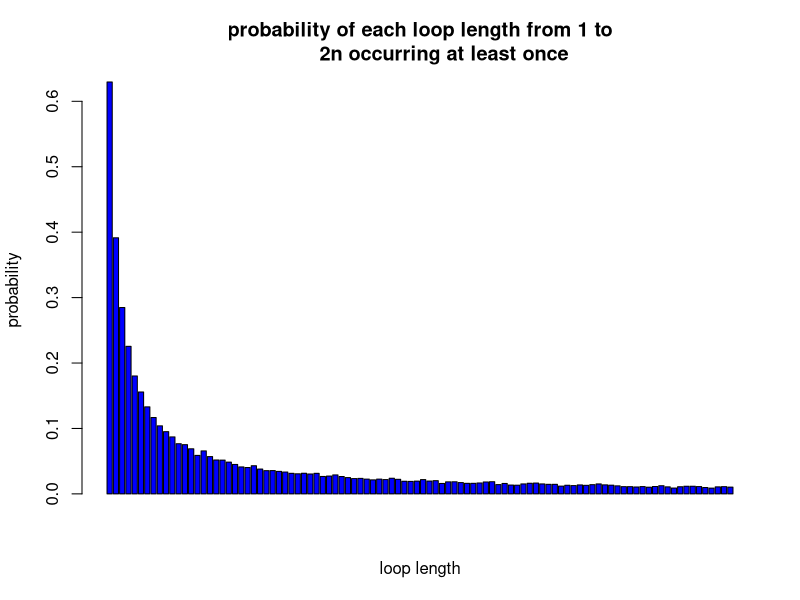

The R script that drew this image:





# Question 1

Pone <- function(n,k,strategy, nreps){ #A function to calculate the probability that one prisoner finds his number 
  #given n- number of tries(max number of boxes he can open), k-prisoner's number, the strategy and number of iterations
  N <- 2*n 
  results = rep(0,nreps)  #initialise vector of results
  if(strategy != 3){  #for strategies except strategy 3 (that is, 1 and 2)
    for(i in 1:nreps) {  #loop over nreps
      boxes = sample(1:N,N) #sample boxes
     #we have 2*n prisoners
      foundIt = 0 #initialise number of prisoners who found their numbers
      #loop over prisoners
        tries = 1
        if(strategy == 1){  #consider a strategy 1
          path = c(k) #keep track of the path of a prisoner
          inBox = boxes[k] # prisoner opens a box with his number
        }else if(strategy == 2){ #consider a strategy 2
          path = c(sample(1:N,1)) #sample random box  
          inBox = boxes[path]  #firstly prisoner opens a random box
        }
        while(tries <= n) { #prisoners can open at most n boxes
          path = c(path, inBox) 		#keep track of a path	 			
          if(inBox == k) { 	#check if the number inside of the box coincides with the prisoner's number		
            foundIt = foundIt + 1   #if yes then update foundIt
            break; 			} 
          else { 					
            inBox = boxes[inBox] 			} #if no, then follow this number in the next box
          tries = tries+1 		} 		 		#update number of tries
      
      results[i] = foundIt  #how many prisoners found their numbers
    }
  }else{ #strategy3
    for(i in 1:nreps) {
      inboxes <- sample(1:N,N)[1:n]
      results[i] <- match(k,inboxes)
      results <- length(results[which(is.na(results)== FALSE)])
    }       
  }
  
  prob = sum(results)/(nreps)
  
  return(prob)
}


# Question 2

Pall <- function(n, strategy, nreps){#A function to calculate the probability of all prisoners finding their numbers given #given n -number of tries(max of boxes they can open), the strategy and number of iterations
  N <- 2*n #number of prsioners
  results = rep(0,nreps) #initialising results to 0
  if(strategy != 3){ #consider a strategy different from 3, that is, strategies 1 and 2
    for(i in 1:nreps) { #loop over iterations
      boxes = sample(1:N,N) #sample boxes
      prisoners = 1:N #we have N prisoners
      foundIt = 0 #initialising number of prisoners who found their numbers to zero
      for(prisoner in prisoners) {#loop over all prisoners
        tries = 1 
        
        if(strategy == 1){ #consider strategy1
        path = c(prisoner) #keep track of a path of a prisoner
        inBox = boxes[prisoner] #prisoner opens the box with his number on it
        }else if(strategy == 2){ #consider strategy2
          path = c(sample(1:N,1)) #sample boxes
          inBox = boxes[path]#keep track of a path of a prisoner
        }
        
        while(tries <= n) { #while prisoner does not open at most n boxes
          path = c(path, inBox) #keep track of the path of a prisoner			 			
          if(inBox == prisoner) { 	#check if the card inside of a box coincides with the prisoner's number			
            foundIt = foundIt + 1 	#if yes, update	foundIt		
            break; 			} 
          else { 					
            inBox = boxes[inBox] 			} #if no, follow this number in the next box				
          tries = tries+1 		} 		#update tries 		
      }
      
      
      results[i] = foundIt #gives overall result of all prisoners who found their numbers 
    }
  }else{
    for(i in 1:nreps) {#loop over iterations
      prisoners <- 1:N #we have N prisoners
      temp <- numeric(N)
      
      for(j in prisoners){
        inboxes <- sample(1:N,N)[1:n]
        temp[j] <- match(j,inboxes)
      }
      temp <- na.omit(temp)
      results[i] <- N-length(attributes(temp)$na.action)
    }
    
    
  }
  
  prob = length(which(results==2*n))/nreps
  
  return(prob)
}



success_prob <- function(n,nreps){ 
  for (strategy in 1:3){ #loop over the strategies
    cat('In strategy', strategy,':',fill = TRUE)
    cat(" P(a single prisoner's success)=", {Pone(n,1,strategy,nreps)},fill = TRUE)
    cat(" P(all prisoners' success)=", {Pall(n,strategy,nreps)},fill = TRUE)
  }
}
success_prob(5,10000)
success_prob(50,10000)
# In strategy 1, the probability of all prisoners getting free is 30.63%, but in other two strategies, the probabilities that they will be free are 0.



# Question 6 

dloop <- function(n, nreps){ #creating the function dloop that takes number of boxes and number of iterations
  count_0 = rep(0, n*2) # initialise vector of length 2*n
  
  for (reps in 1:nreps){ #loop over nreps
    count_1 = rep(0, n*2) #initialise vector counting length of a loop 
    boxes = sample(n*2,n*2) #sample boxes 
    numbered_boxes <- boxes 
    
    iteration_num = c() #initialising vector of numbers we will perform iterations over
    for (k in 1:(2*n)){ #loop over 2*n boxes 
      cycles = c() 
      if ((k %in% iteration_num) == FALSE){  #check if k coincides with the numbers over which we perform iterations
        cycles = append(cycles, k) #if not then append this value to that loop
        next_box = boxes[k] #follow the prisoner's number in next box
        while (next_box != k){ #we append the next boxes to the cycle until in one of the boxes we find the prisoner's number
                               #if we find the number the cycle is closed and we are done
          cycles = append(cycles, next_box)
          next_box =numbered_boxes[next_box]
        }
        count_1[length(cycles)]=count_1[length(cycles)]+1 # count  number of boxes in cycles
        iteration_num = append(iteration_num, cycles)
      }
    }
    index_0 = grep(0, count_1)
    count_0[index_0]=count_0[index_0]+1
  }
  prob_0 <- count_0/nreps #probability of a non-repeated loops (0 time)
  prob_1 <- 1- prob_0 #probability of an each loop 1:2n at least once
  return(prob_1)
}

prob <- dloop(50, 10000) 
barplot(prob,ylab = 'probability',xlab = 'loop length',col = 'blue',main = 'probability of each loop length from 1 to
        2n occurring at least once') #displaying barplot of probabilities

1-sum(prob[51:100]) #probability that there is no loop length greater than 50 


#Since the prisoner starts on the box of their own number they are, on the cycle that contains their card 

#By following the cycle around they will eventually end up at their card.

#The only issue is if prisoners can find their numbers before n boxes are opened.
#In fact, the maximum cycle length should be less than or equal to 50, and there can only be one cycle in any set that has a cycle greater than fifty and 
#after calculating the probability we get 0.319
# about 30 percent of the time, the length of the maximum chains formed will be less than 50 boxes and so all prisoners will be able to find their numbers before they open more than 50 boxes
